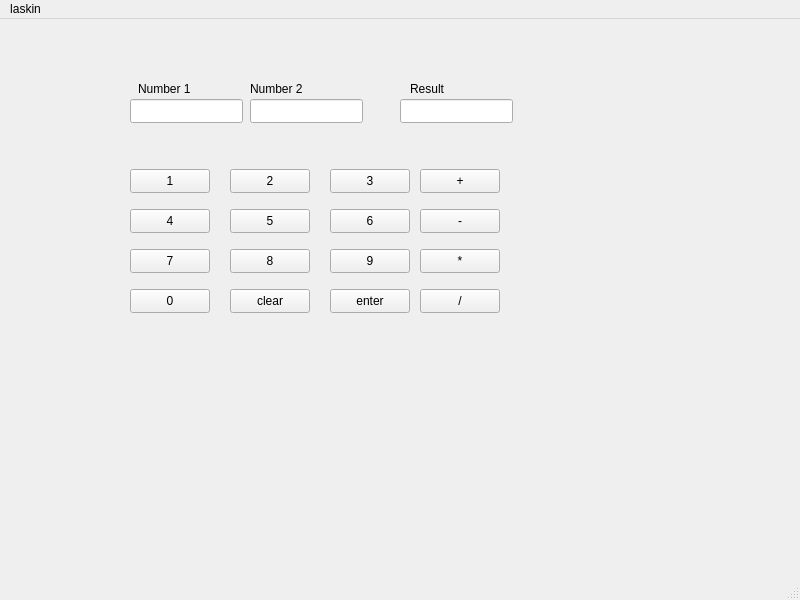
<?xml version="1.0" encoding="UTF-8"?>
<ui version="4.0">
 <class>MainWindow</class>
 <widget class="QMainWindow" name="MainWindow">
  <property name="geometry">
   <rect>
    <x>0</x>
    <y>0</y>
    <width>800</width>
    <height>600</height>
   </rect>
  </property>
  <property name="windowTitle">
   <string>MainWindow</string>
  </property>
  <widget class="QWidget" name="centralwidget">
   <widget class="QLabel" name="label">
    <property name="geometry">
     <rect>
      <x>138</x>
      <y>60</y>
      <width>71</width>
      <height>20</height>
     </rect>
    </property>
    <property name="text">
     <string>Number 1</string>
    </property>
   </widget>
   <widget class="QLabel" name="label_2">
    <property name="geometry">
     <rect>
      <x>250</x>
      <y>60</y>
      <width>61</width>
      <height>20</height>
     </rect>
    </property>
    <property name="text">
     <string>Number 2</string>
    </property>
   </widget>
   <widget class="QLabel" name="label_3">
    <property name="geometry">
     <rect>
      <x>410</x>
      <y>60</y>
      <width>61</width>
      <height>20</height>
     </rect>
    </property>
    <property name="text">
     <string>Result</string>
    </property>
   </widget>
   <widget class="QLineEdit" name="num1">
    <property name="geometry">
     <rect>
      <x>130</x>
      <y>80</y>
      <width>113</width>
      <height>24</height>
     </rect>
    </property>
   </widget>
   <widget class="QLineEdit" name="num2">
    <property name="geometry">
     <rect>
      <x>250</x>
      <y>80</y>
      <width>113</width>
      <height>24</height>
     </rect>
    </property>
   </widget>
   <widget class="QLineEdit" name="result">
    <property name="geometry">
     <rect>
      <x>400</x>
      <y>80</y>
      <width>113</width>
      <height>24</height>
     </rect>
    </property>
   </widget>
   <widget class="QPushButton" name="N1">
    <property name="geometry">
     <rect>
      <x>130</x>
      <y>150</y>
      <width>80</width>
      <height>24</height>
     </rect>
    </property>
    <property name="text">
     <string>1</string>
    </property>
   </widget>
   <widget class="QPushButton" name="N4">
    <property name="geometry">
     <rect>
      <x>130</x>
      <y>190</y>
      <width>80</width>
      <height>24</height>
     </rect>
    </property>
    <property name="text">
     <string>4</string>
    </property>
   </widget>
   <widget class="QPushButton" name="N7">
    <property name="geometry">
     <rect>
      <x>130</x>
      <y>230</y>
      <width>80</width>
      <height>24</height>
     </rect>
    </property>
    <property name="text">
     <string>7</string>
    </property>
   </widget>
   <widget class="QPushButton" name="N0">
    <property name="geometry">
     <rect>
      <x>130</x>
      <y>270</y>
      <width>80</width>
      <height>24</height>
     </rect>
    </property>
    <property name="text">
     <string>0</string>
    </property>
   </widget>
   <widget class="QPushButton" name="clear">
    <property name="geometry">
     <rect>
      <x>230</x>
      <y>270</y>
      <width>80</width>
      <height>24</height>
     </rect>
    </property>
    <property name="text">
     <string>clear</string>
    </property>
   </widget>
   <widget class="QPushButton" name="N5">
    <property name="geometry">
     <rect>
      <x>230</x>
      <y>190</y>
      <width>80</width>
      <height>24</height>
     </rect>
    </property>
    <property name="text">
     <string>5</string>
    </property>
   </widget>
   <widget class="QPushButton" name="N8">
    <property name="geometry">
     <rect>
      <x>230</x>
      <y>230</y>
      <width>80</width>
      <height>24</height>
     </rect>
    </property>
    <property name="text">
     <string>8</string>
    </property>
   </widget>
   <widget class="QPushButton" name="N2">
    <property name="geometry">
     <rect>
      <x>230</x>
      <y>150</y>
      <width>80</width>
      <height>24</height>
     </rect>
    </property>
    <property name="text">
     <string>2</string>
    </property>
   </widget>
   <widget class="QPushButton" name="enter">
    <property name="geometry">
     <rect>
      <x>330</x>
      <y>270</y>
      <width>80</width>
      <height>24</height>
     </rect>
    </property>
    <property name="text">
     <string>enter</string>
    </property>
   </widget>
   <widget class="QPushButton" name="N6">
    <property name="geometry">
     <rect>
      <x>330</x>
      <y>190</y>
      <width>80</width>
      <height>24</height>
     </rect>
    </property>
    <property name="text">
     <string>6</string>
    </property>
   </widget>
   <widget class="QPushButton" name="N9">
    <property name="geometry">
     <rect>
      <x>330</x>
      <y>230</y>
      <width>80</width>
      <height>24</height>
     </rect>
    </property>
    <property name="text">
     <string>9</string>
    </property>
   </widget>
   <widget class="QPushButton" name="N3">
    <property name="geometry">
     <rect>
      <x>330</x>
      <y>150</y>
      <width>80</width>
      <height>24</height>
     </rect>
    </property>
    <property name="text">
     <string>3</string>
    </property>
   </widget>
   <widget class="QPushButton" name="div">
    <property name="geometry">
     <rect>
      <x>420</x>
      <y>270</y>
      <width>80</width>
      <height>24</height>
     </rect>
    </property>
    <property name="text">
     <string>/</string>
    </property>
   </widget>
   <widget class="QPushButton" name="sub">
    <property name="geometry">
     <rect>
      <x>420</x>
      <y>190</y>
      <width>80</width>
      <height>24</height>
     </rect>
    </property>
    <property name="text">
     <string>-</string>
    </property>
   </widget>
   <widget class="QPushButton" name="mul">
    <property name="geometry">
     <rect>
      <x>420</x>
      <y>230</y>
      <width>80</width>
      <height>24</height>
     </rect>
    </property>
    <property name="text">
     <string>*</string>
    </property>
   </widget>
   <widget class="QPushButton" name="add">
    <property name="geometry">
     <rect>
      <x>420</x>
      <y>150</y>
      <width>80</width>
      <height>24</height>
     </rect>
    </property>
    <property name="text">
     <string>+</string>
    </property>
   </widget>
  </widget>
  <widget class="QMenuBar" name="menubar">
   <property name="geometry">
    <rect>
     <x>0</x>
     <y>0</y>
     <width>800</width>
     <height>21</height>
    </rect>
   </property>
   <widget class="QMenu" name="laskin">
    <property name="title">
     <string>laskin</string>
    </property>
   </widget>
   <addaction name="laskin"/>
  </widget>
  <widget class="QStatusBar" name="statusbar"/>
 </widget>
 <resources/>
 <connections/>
</ui>
